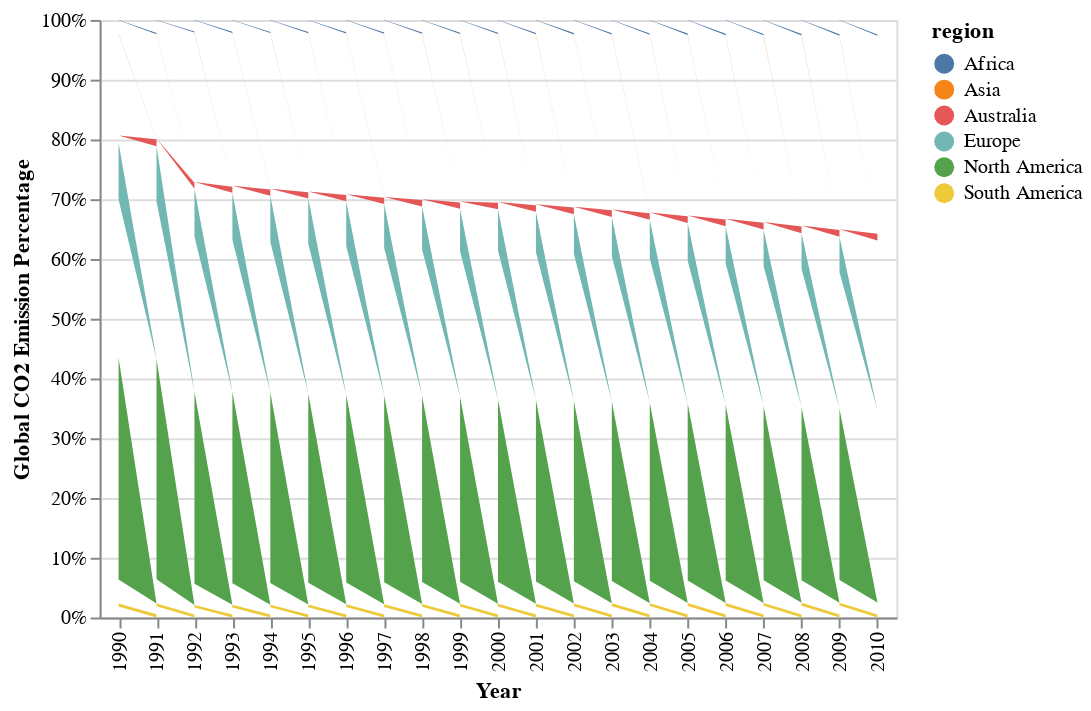

The notebook cell saved with this chart:
### Code cell
# chart co2 by region
alt.renderers.enable('default')
alt.Chart(country_comb).mark_area().encode(
    x=alt.X("year:N", axis=alt.Axis(title="Year")),
    y=alt.Y("gbl_emsn_pct", stack="normalize", axis=alt.Axis(format="%", title="Global CO2 Emission Percentage")),
    color="region:N"
)

### Figure 1 — Vega-Lite specification as saved in the notebook (floating-point values rounded to 4 significant figures; data arrays with more than 128 entries replaced by an {"elided": "..."} marker saying what was removed)
{"$schema": "https://vega.github.io/schema/vega-lite/v2.6.0.json", "config": {"view": {"height": 300, "width": 400}}, "data": {"name": "data-262f3a28b1d1a65b0b4cc666d33250ab"}, "datasets": {"data-262f3a28b1d1a65b0b4cc666d33250ab": {"elided": "3776 records"}}, "encoding": {"color": {"field": "region", "type": "nominal"}, "x": {"axis": {"title": "Year"}, "field": "year", "type": "nominal"}, "y": {"axis": {"title": "Global CO2 Emission Percentage"}, "field": "gbl_emsn_pct", "stack": "normalize", "type": "quantitative"}}, "mark": "area"}
